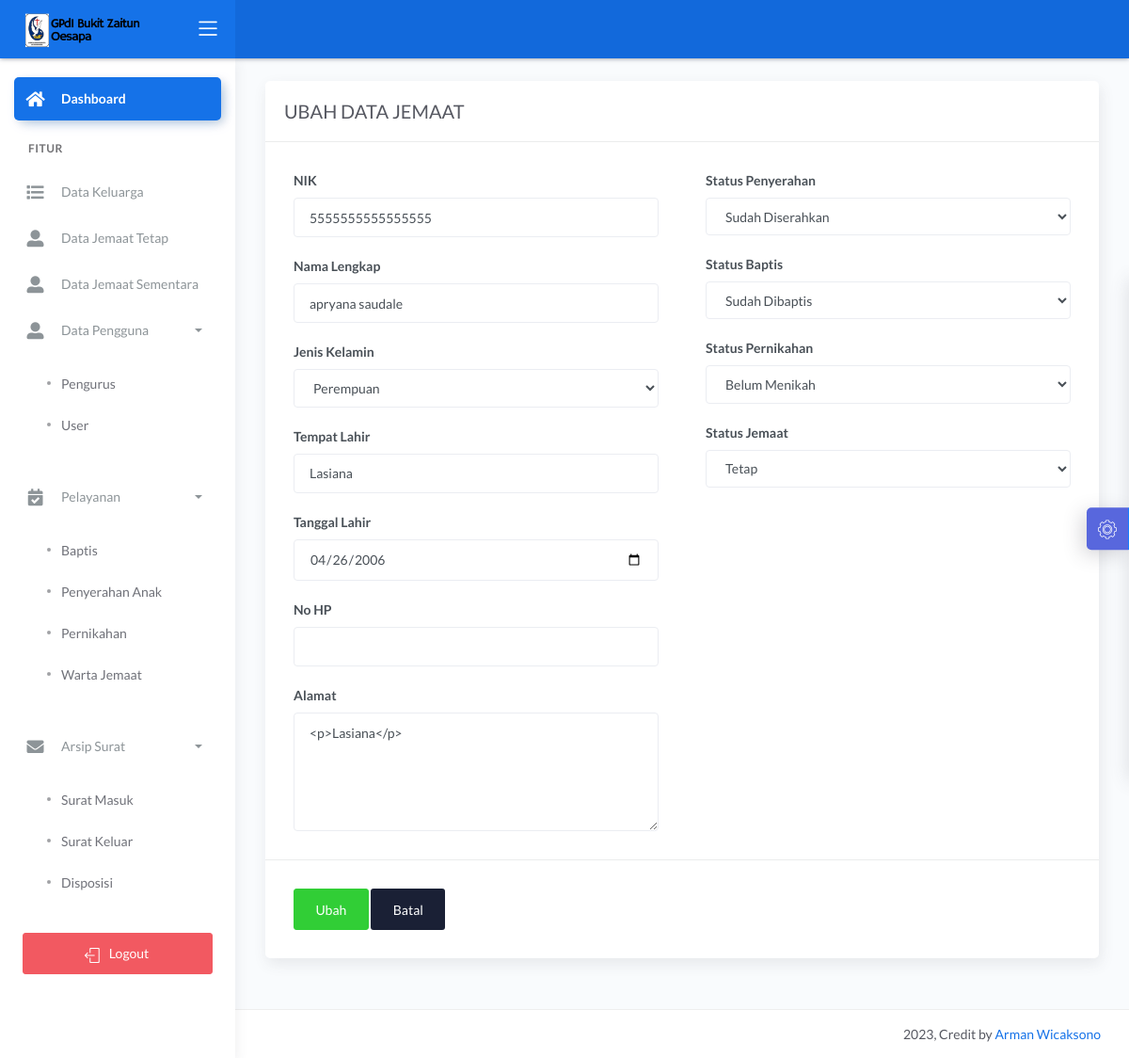
Before: /dashboard/main2.php?halaman=ubah_jemaat&id_jemaat=5 (signed in) with the older database file.
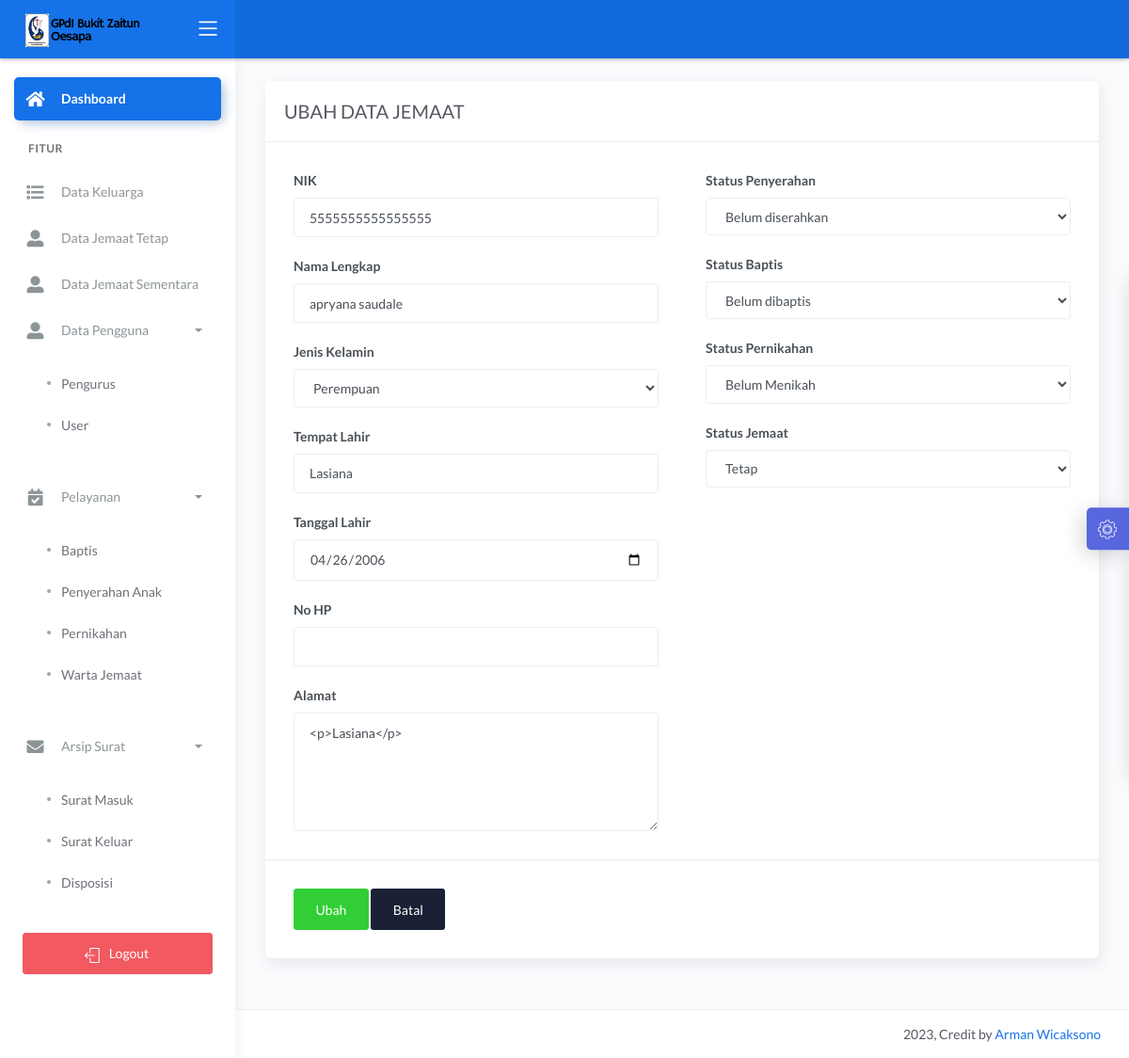
After: the same page with the newer database file.
### tables this page shows
CREATE TABLE `jemaat` (
  `id_jemaat` int(11) NOT NULL,
  `tanggal_pendaftaran` date DEFAULT NULL,
  `nik` varchar(16) DEFAULT NULL,
  `nama` varchar(50) NOT NULL,
  `tempat_lahir` varchar(20) NOT NULL,
  `tanggal_lahir` date NOT NULL,
  `no_hp` varchar(12) NOT NULL,
  `jenis_kelamin` enum('Laki-laki','Perempuan') NOT NULL,
  `alamat` text NOT NULL,
  `status_j` int(11) NOT NULL,
  `ket` varchar(10) NOT NULL,
  `username` varchar(20) NOT NULL,
  `password` varchar(20) NOT NULL,
  `baptis` int(11) NOT NULL,
  `penyerahan` int(11) NOT NULL,
  `pernikahan` int(11) NOT NULL
);

### dashboard/ubah_jemaat.php (the view, shortened to what this page needs)
<?php
if (isset($_GET['id_jemaat'])) {
	$id_jemaat = $_GET['id_jemaat'];
	$tampil_nik = "SELECT * FROM jemaat WHERE id_jemaat=$id_jemaat";
	$query = mysqli_query($konek, $tampil_nik);
	$data = mysqli_fetch_array($query, MYSQLI_BOTH);
	$nik = $data['nik'];
	$nama = $data['nama'];
	$tempat = $data['tempat_lahir'];
	$tanggal = $data['tanggal_lahir'];
	$jekel = $data['jenis_kelamin'];
    $alamat =$data['alamat'];
    $no_hp =$data['no_hp'];
    $ket =$data['ket'];
    $penyerahan =$data['penyerahan'];
    $baptis =$data['baptis'];
    $pernikahan =$data['pernikahan'];
}
?>
<link href="css/sweetalert.css" rel="stylesheet" type="text/css">
<div class="page-inner">
	<div class="row">
		<div class="col-md-12">
			<form method="POST">
				<div class="card">
					<div class="card-header">
						<div class="card-title">UBAH DATA JEMAAT</div>
					</div>
					<div class="card-body">
						<div class="row">
							<div class="col-md-6 col-lg-6">
								<div class="form-group">
									<label>NIK</label>
									<input  type="number" name="nik" class="form-control" placeholder="NIK Anda.." value="<?= $nik; ?>">
								</div>
								<div class="form-group">
									<label>Nama Lengkap</label>
									<input type="text" name="nama" class="form-control" placeholder="Nama Lengkap Anda.." value="<?= $nama; ?>">
								</div>
								<div class="form-group">
									<label>Jenis Kelamin</label>
									<select name="jekel" class="form-control">
										<option value="Perempuan" <?php if ($jekel == "Perempuan") echo 'selected' ?>>Perempuan</option>
									</select>
								</div>
								<div class="form-group">
									<label>Tempat Lahir</label>
									<input type="text" name="tempat" class="form-control" value="<?= $tempat; ?>">
								</div>
								<div class="form-group">
									<label>Tanggal Lahir</label>
									<input type="date" name="tgl" class="form-control" value="<?= $tanggal; ?>">
								</div>
								<div class="form-group">
									<label for="comment">No HP</label>
									<input type="text" name="no_hp" class="form-control" value="<?= $no_hp; ?>">
								</div>
								<div class="form-group">
									<label for="comment">Alamat</label>
									<textarea class="form-control" name="alamat" rows="5"><?= $alamat ?></textarea>
								</div>
							</div>
							<div class="col-md-6 col-lg-6">
								<div class="form-group">
									<label>Status Penyerahan</label>
									<select name="penyerahan" class="form-control">
										<option value="0" <?php if ($penyerahan == 0) echo 'selected' ?>>Belum diserahkan</option>
										<option value="1"<?php if ($penyerahan == 1) echo 'selected' ?>>Sudah Diserahkan</option>
									</select>
								</div>
								<div class="form-group">
									<label>Status Baptis</label>
									<select name="baptis" class="form-control">
										<option value="0"<?php if ($baptis == 0) echo 'selected' ?>>Belum dibaptis</option>
										<option value="1" <?php if ($baptis == 1) echo 'selected' ?>>Sudah Dibaptis</option>
									</select>
								</div>
								<div class="form-group">
									<label>Status Pernikahan</label>
									<select name="pernikahan" class="form-control">
										<option value="0"<?php if ($pernikahan == 0) echo 'selected' ?>>Belum Menikah</option>
									</select>
								</div>
								<div class="form-group">
									<label>Status Jemaat</label>
									<select name="ket" class="form-control">
										<option value="1" <?php if ($ket == 1) echo 'selected' ?>>Tetap</option>
									</select>
								</div>
							</div>
						</div>
					</div>
					<div class="card-action">
						<button name="ubah" class="btn btn-success">Ubah</button>
						<a href="?halaman=beranda" class="btn btn-default">Batal</a>
					</div>
				</div>
		</div>
	</div>
</div>

Changed rows visible on the page:
changed jemaat "apryana saudale": penyerahan "Sudah Diserahkan" → "Belum diserahkan"; baptis "Sudah Dibaptis" → "Belum dibaptis"
